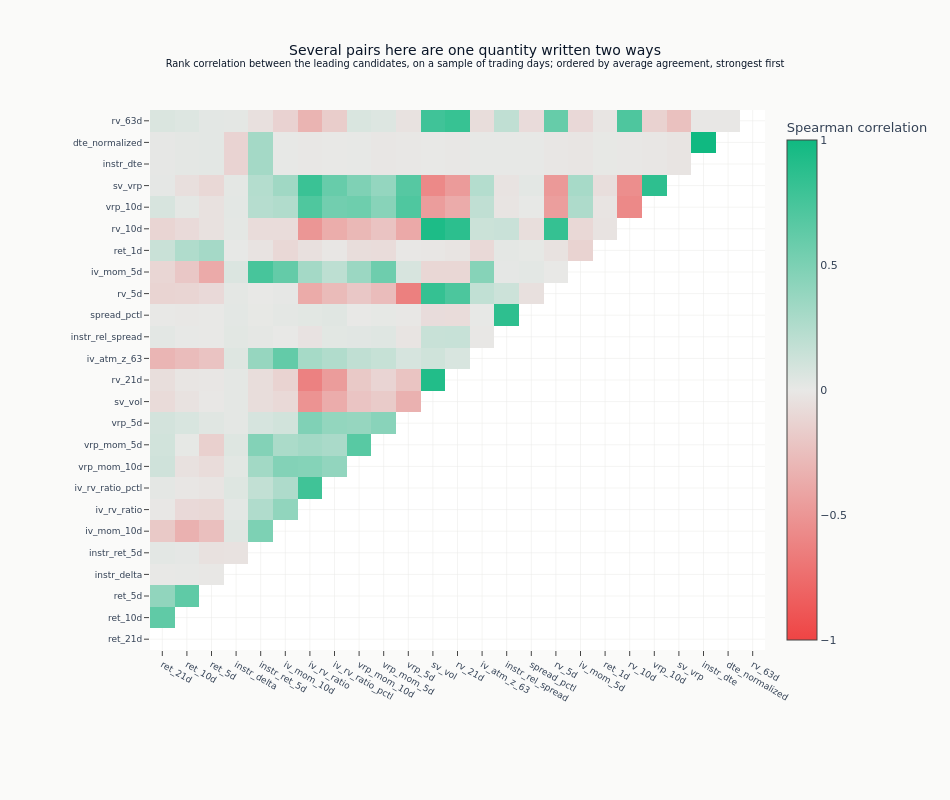

The notebook cell this image was saved under:
### Markdown cell above
The map below is restricted to the leading candidates, because at fifty a full matrix
has unreadable labels and is mostly empty space, and to one triangle, because a
correlation matrix is symmetric and drawing both halves says everything twice. The rows
keep the ranking used everywhere else in the notebook - largest average agreement first
- so a block of colour is a group of near-copies that also rank near each other.

### Code cell
_div = style.ml4t_diverging()
ml4t_corr_scale = [[0.0, _div[0]], [0.5, _div[1]], [1.0, _div[2]]]
corr_plot_features = eval_summary.head(min(25, len(eval_summary)))["feature"].to_list()
corr_plot = corr_matrix.loc[corr_plot_features, corr_plot_features]
corr_display = corr_plot.mask(np.triu(np.ones(corr_plot.shape, dtype=bool)))
fig = go.Figure(
    data=go.Heatmap(
        z=corr_display.values,
        x=corr_plot.columns.tolist(),
        y=corr_plot.columns.tolist(),
        colorscale=ml4t_corr_scale,
        zmid=0,
        zmin=-1,
        zmax=1,
        colorbar=dict(title="Spearman correlation"),
    )
)
fig.update_layout(
    title={
        "text": (
            "Several pairs here are one quantity written two ways"
            "<br><sup>Rank correlation between the leading candidates, on a sample of trading "
            "days; ordered by average agreement, strongest first</sup>"
        )
    },
    template="ml4t",
    height=800,
    width=950,
    margin=dict(l=150, r=50, t=110, b=150),
)
fig.update_xaxes(tickfont=dict(size=9))
fig.update_yaxes(tickfont=dict(size=9))
show_plotly_with_alt(
    fig,
    "Lower-triangular heatmap of the Spearman rank correlation between 25 candidates on a "
    "sample of trading days, ordered by average agreement with the strongest first, on a "
    "red-to-green scale from -1 to +1. Three quarters of the 300 off-diagonal cells are paler "
    "than 0.3 either way. The green ones mark pairs that are close to one quantity written "
    "twice: instr_dte with dte_normalized at exactly 1.00, rv_10d and rv_21d with sv_vol at "
    "0.94 and 0.92, instr_rel_spread with spread_pctl and sv_vrp with vrp_10d both at 0.86, and "
    "iv_rv_ratio with iv_rv_ratio_pctl at 0.78. The strongest red cells set realized volatility "
    "against the variance-risk-premium terms - rv_5d with vrp_5d and rv_21d with iv_rv_ratio "
    "both at -0.63, sv_vrp with sv_vol at -0.58 - so those pairs move opposite each other "
    "rather than independently.",
)

### Figure 1 — Plotly figure (JSON) as saved in the notebook; plotly's stock layout.template omitted (floating-point values rounded to 4 significant figures; data arrays with more than 128 entries replaced by an {"elided": "..."} marker saying what was removed)
{"data": [{"colorbar": {"title": {"text": "Spearman correlation"}}, "colorscale": [[0.0, "#ef4444"], [0.5, "#e8e8e6"], [1.0, "#10b981"]], "type": "heatmap", "x": ["ret_21d", "ret_10d", "ret_5d", "instr_delta", "instr_ret_5d", "iv_mom_10d", "iv_rv_ratio", "iv_rv_ratio_pctl", "vrp_mom_10d", "vrp_mom_5d", "vrp_5d", "sv_vol", "rv_21d", "iv_atm_z_63", "instr_rel_spread", "spread_pctl", "rv_5d", "iv_mom_5d", "ret_1d", "rv_10d", "vrp_10d", "sv_vrp", "instr_dte", "dte_normalized", "rv_63d"], "y": ["ret_21d", "ret_10d", "ret_5d", "instr_delta", "instr_ret_5d", "iv_mom_10d", "iv_rv_ratio", "iv_rv_ratio_pctl", "vrp_mom_10d", "vrp_mom_5d", "vrp_5d", "sv_vol", "rv_21d", "iv_atm_z_63", "instr_rel_spread", "spread_pctl", "rv_5d", "iv_mom_5d", "ret_1d", "rv_10d", "vrp_10d", "sv_vrp", "instr_dte", "dte_normalized", "rv_63d"], "z": {"elided": "25x25 float values"}, "zmax": 1, "zmid": 0, "zmin": -1}], "layout": {"height": 800, "margin": {"b": 150, "l": 150, "r": 50, "t": 110}, "title": {"text": "Several pairs here are one quantity written two ways<br><sup>Rank correlation between the leading candidates, on a sample of trading days; ordered by average agreement, strongest first</sup>"}, "width": 950, "xaxis": {"tickfont": {"size": 9}}, "yaxis": {"tickfont": {"size": 9}}}}
